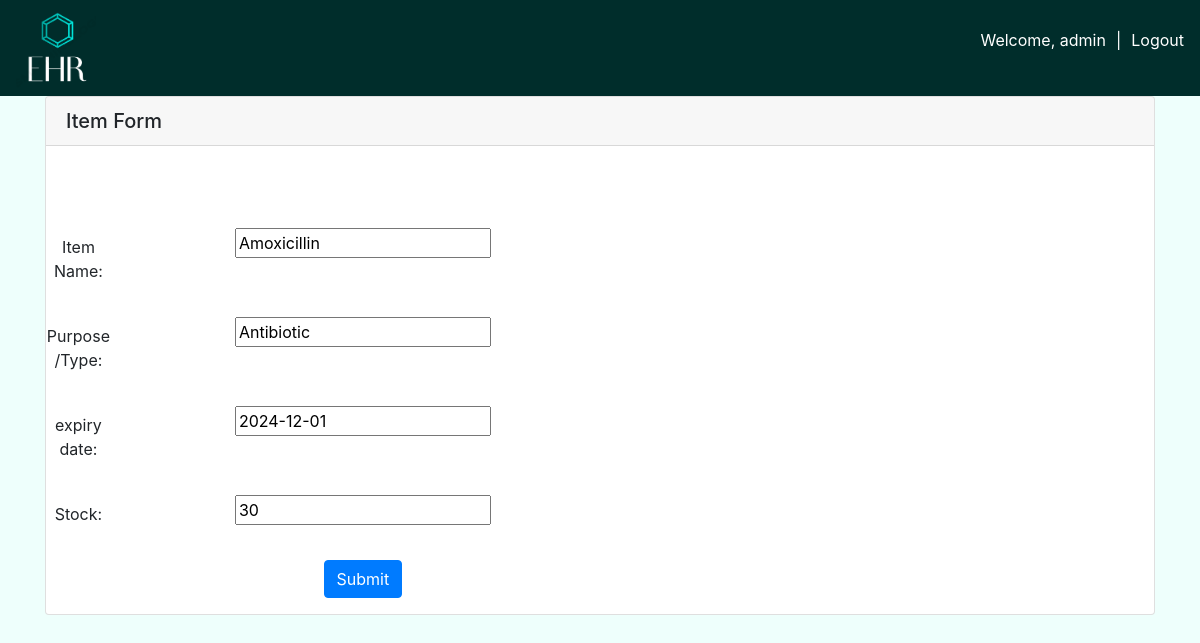
/update-Inv/2/ (signed in), run on the app's committed database.
### app/models.py (models this page shows, shortened)
class DrugsPharmacy(models.Model):
    drug_name = models.CharField(max_length=100)
    purpose = models.CharField(max_length=500)
    expiry_date = models.DateField()
    stock = models.IntegerField()

### app/views.py (the view)
# urls.py: path('update-Inv/<str:pk>/',views.updateInv, name='updateInv'),
@login_required(login_url='/login')
def updateInv(request,pk):
    drug = DrugsPharmacy.objects.get(id=pk)
    initial_data = {'drug_name': drug.drug_name,'purpose': drug.purpose,'expiry_date': drug.expiry_date,'stock': drug.stock}
    form = PharmacyForm(initial=initial_data)
    if request.method == "POST":
        form = PharmacyForm(request.POST, instance=drug)
        if  form.is_valid():
            form.save()
            return redirect('pharmacy')
    context = {'form':form}
    return render(request,'app/stock_form.html',context)

### app/forms.py
class PharmacyForm(ModelForm):
    class Meta:
        model = DrugsPharmacy
        fields = '__all__'

### app/templates/app/stock_form.html (shortened to what this page needs)
{% extends 'index.html'%}
{% block content %}
    <div class="container">
        <div class="card">
            <h5 class="card-header">Item Form</h5>
            <form method="POST">
                <div class="row">
                    <div class="col-6">
                        <div class="form-group row">
                            <label for="{{form.drug_name.id_for_label}}" class="col-sm-2 col-form-label">Item Name: </label>
                            <div class="col-sm-10">
                                {{form.drug_name}}
                            </div>
                        </div>
                        <div class="form-group row">
                            <label for="{{form.purpose.id_for_label}}" class="col-sm-2 col-form-label">Purpose/Type: </label>
                            <div class="col-sm-10">
                                {{form.purpose}}
                            </div>
                        </div>
                        <div class="form-group row">
                            <label for="{{form.expiry_date.id_for_label}}" class="col-sm-2 col-form-label">expiry date: </label>
                            <div class="col-sm-10">
                                {{form.expiry_date}}
                            </div>
                        </div>
                        <div class="form-group row">
                            <label for="{{form.stock.id_for_label}}" class="col-sm-2 col-form-label">Stock: </label>
                            <div class="col-sm-10">
                                {{form.stock}}
                            </div>
                        </div>
                        <div class="form-group row">
                            <div class="col-sm-10 offset-sm-2">
                              <button type="submit" class="btn btn-primary">Submit</button>
                            </div>
                          </div>
                    </div>
                </div>
            </form>
        </div>
    </div>
{% endblock content %}

### templates/navbar.html (shortened to what this page needs)
{% load static %}
  <nav class="navbar navbar-expand-md">
        <div class="navbar-collapse collapse w-100 order-1 order-md-0 dual-collapse2">
            <ul class="navbar-nav mr-auto">
                <li class="nav-item active">
                    <a href="{% url 'mainpage' %}"><img class='logo' src="{% static 'images/logo.png' %}"></a>
                </li>
            </ul>
        </div>
        <div class="navbar-collapse collapse w-100 order-3 dual-collapse2">
            <ul class="navbar-nav ml-auto">
                {% if request.user.is_authenticated  %}
                <li class="nav-item">
                    <p class="hello_Text">Welcome, {{request.user.username}}  </p>
                </li>
                <li class="nav-item split">
                    <p>|</p>
                </li>
                <li class="nav-item">
                    <a class="login_logout" href="{% url 'logout' %}">Logout</a>
                </li>
                    {% else %}
                    <a class="login_logout" href="{% url 'login' %}">Login</a>
                    {% endif %}
            </ul>
        </div>
    </nav>

### static/css/style.css (style rules this page uses)
html,body { background-color: #EEFFFC }
nav { background-color: #002D2B; }
.logo { width: 80px; height: 80px; }
.hello_Text { color:white; }
.split { color: white; padding-left: 10px; padding-right: 10px; }
.login_logout { color: white; }
.row { margin-top:5%; text-align: center; }

### data on the page
DrugsPharmacy: drug_name "Amoxicillin", purpose "Antibiotic", expiry_date "2024-12-01", stock "30"

### other printed values
{{ request.user.username }} "admin"
